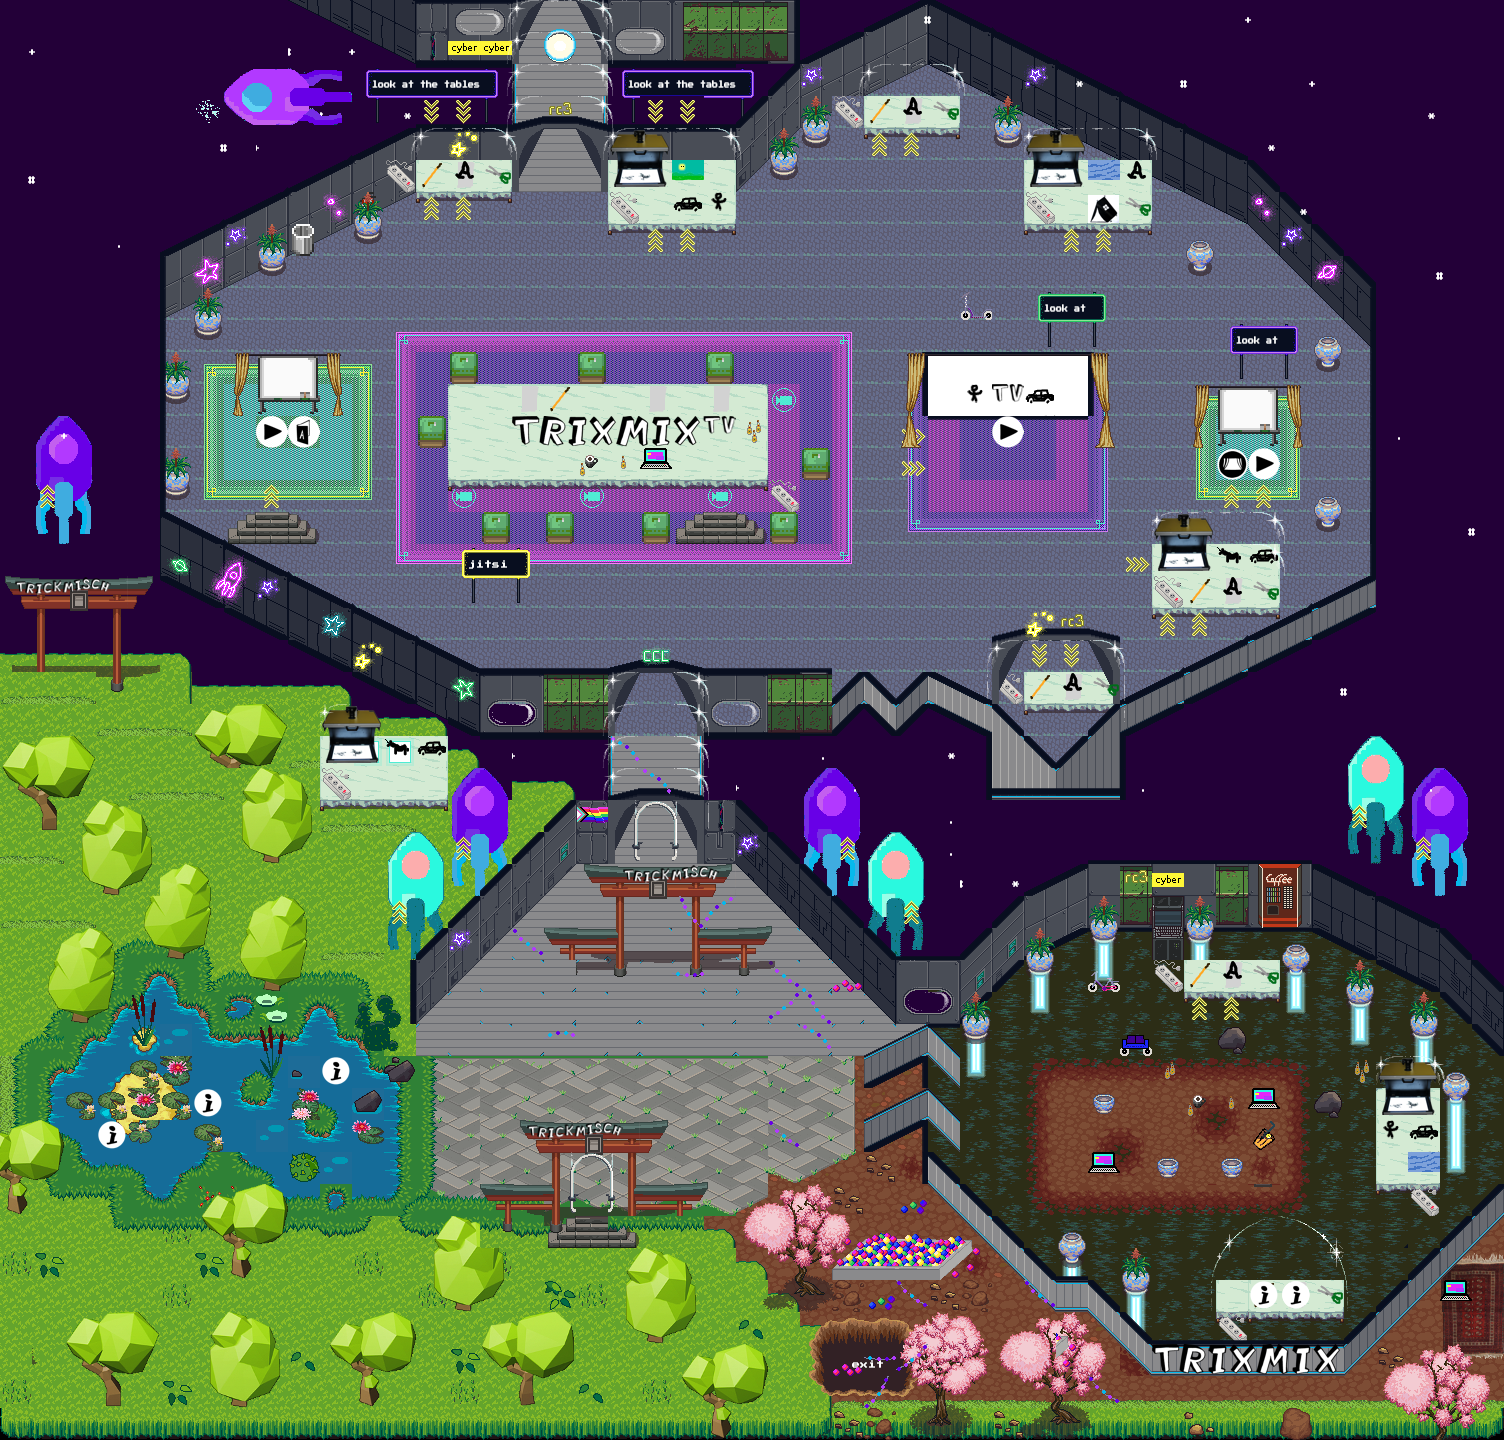

Rendered tile map (Tiled .tmx) drawn with the repository's tilesets; below, a short description and the map source with its tile grids summarised:
An orthogonal 47x45 tile map with 32x32 px tiles, 28 tile layers (start, exitUrl, silent, Tricktisch, ...), 21 tilesets.

<map version="1.4" tiledversion="1.4.3" orientation="orthogonal" renderorder="right-down" width="47" height="45" tilewidth="32" tileheight="32" infinite="0" nextlayerid="43" nextobjectid="1">
 <editorsettings>
  <export target="trixmix.json" format="json" />
 </editorsettings>
 <tileset firstgid="1" name="rc3-mullana-floor-wall" tilewidth="32" tileheight="32" tilecount="256" columns="16">
  <image source="tiles/rc3-mullana-floor-wall.png" width="512" height="512" />
 </tileset>
 <tileset firstgid="257" name="rc3-mullana-colors-128" tilewidth="32" tileheight="32" tilecount="128" columns="16">
  <image source="tiles/rc3-mullana-colors-128.png" width="512" height="256" />
 </tileset>
 <tileset firstgid="385" name="rc3-mullana-overlay" tilewidth="32" tileheight="32" tilecount="512" columns="16">
  <image source="tiles/rc3-mullana-overlay.png" width="512" height="1024" />
 </tileset>
 <tileset firstgid="897" name="dk_transports" tilewidth="32" tileheight="32" tilecount="48" columns="16">
  <image source="tiles/dk_transports.png" width="512" height="96" />
  <tile id="20">
   <animation>
    <frame tileid="20" duration="100" />
    <frame tileid="21" duration="100" />
    <frame tileid="22" duration="100" />
    <frame tileid="23" duration="100" />
    <frame tileid="24" duration="100" />
    <frame tileid="25" duration="100" />
    <frame tileid="26" duration="100" />
    <frame tileid="27" duration="100" />
    <frame tileid="28" duration="100" />
    <frame tileid="29" duration="100" />
   </animation>
  </tile>
  <tile id="36">
   <animation>
    <frame tileid="36" duration="100" />
    <frame tileid="37" duration="100" />
    <frame tileid="38" duration="100" />
    <frame tileid="39" duration="100" />
    <frame tileid="40" duration="100" />
    <frame tileid="41" duration="100" />
    <frame tileid="42" duration="100" />
    <frame tileid="43" duration="100" />
    <frame tileid="44" duration="100" />
    <frame tileid="45" duration="100" />
   </animation>
  </tile>
 </tileset>
 <tileset firstgid="945" name="tilesets_deviant_milkian_1" tilewidth="32" tileheight="32" tilecount="256" columns="16">
  <image source="tiles/tilesets_deviant_milkian_1.png" width="512" height="512" />
 </tileset>
 <tileset firstgid="1201" name="rc3_style_set" tilewidth="32" tileheight="32" tilecount="28" columns="4">
  <image source="tiles/rc3_style_set.png" width="128" height="224" />
 </tileset>
 <tileset firstgid="1229" name="08_right_mate_bottles_flora_full" tilewidth="32" tileheight="32" tilecount="4" columns="2">
  <image source="tiles/08_right_mate_bottles_flora_full.png" width="64" height="64" />
 </tileset>
 <tileset firstgid="1233" name="minideko" tilewidth="32" tileheight="32" tilecount="91" columns="7">
  <image source="tiles/minideko.png" width="224" height="416" />
  <tile id="25">
   <animation>
    <frame tileid="25" duration="450" />
    <frame tileid="26" duration="450" />
    <frame tileid="32" duration="450" />
    <frame tileid="33" duration="450" />
    <frame tileid="39" duration="450" />
    <frame tileid="40" duration="450" />
   </animation>
  </tile>
 </tileset>
 <tileset firstgid="1324" name="rc3-mullana-neon-signs" tilewidth="32" tileheight="32" tilecount="256" columns="16">
  <image source="tiles/rc3-mullana-neon-signs.png" width="512" height="512" />
  <tile id="5">
   <animation>
    <frame tileid="5" duration="300" />
    <frame tileid="69" duration="300" />
   </animation>
  </tile>
  <tile id="26">
   <animation>
    <frame tileid="26" duration="200" />
    <frame tileid="90" duration="490" />
   </animation>
  </tile>
  <tile id="28">
   <animation>
    <frame tileid="28" duration="220" />
    <frame tileid="44" duration="220" />
    <frame tileid="45" duration="220" />
    <frame tileid="12" duration="220" />
   </animation>
  </tile>
  <tile id="31">
   <animation>
    <frame tileid="31" duration="220" />
    <frame tileid="95" duration="490" />
   </animation>
  </tile>
 </tileset>
 <tileset firstgid="1580" name="official_rockets" tilewidth="32" tileheight="32" tilecount="80" columns="8">
  <image source="tiles/official_rockets.png" width="256" height="320" />
 </tileset>
 <tileset firstgid="1660" name="rc3-mullana-functionary" tilewidth="32" tileheight="32" tilecount="256" columns="16">
  <image source="tiles/rc3-mullana-functionary.png" width="512" height="512" />
 </tileset>
 <tileset firstgid="1916" name="text" tilewidth="32" tileheight="32" tilecount="1089" columns="33">
  <image source="tiles/text.png" width="1056" height="1056" />
  <tile id="198">
   <animation>
    <frame tileid="198" duration="160" />
    <frame tileid="231" duration="610" />
   </animation>
  </tile>
  <tile id="231">
   <animation>
    <frame tileid="198" duration="440" />
    <frame tileid="231" duration="200" />
   </animation>
  </tile>
  <tile id="265">
   <animation>
    <frame tileid="298" duration="120" />
    <frame tileid="265" duration="410" />
   </animation>
  </tile>
  <tile id="298">
   <animation>
    <frame tileid="265" duration="250" />
    <frame tileid="298" duration="490" />
   </animation>
  </tile>
 </tileset>
 <tileset firstgid="3005" name="mapUtilities" tilewidth="32" tileheight="32" tilecount="9" columns="9">
  <image source="tiles/mapUtilities.png" width="288" height="32" />
  <tile id="3">
   <properties>
    <property name="collides" type="bool" value="true" />
   </properties>
  </tile>
 </tileset>
 <tileset firstgid="3014" name="build_atlas" tilewidth="32" tileheight="32" tilecount="1024" columns="32">
  <image source="tiles/build_atlas.png" width="1024" height="1024" />
 </tileset>
 <tileset firstgid="4038" name="terrain" tilewidth="32" tileheight="32" tilecount="483" columns="21">
  <image source="tiles/terrain.png" width="672" height="736" />
 </tileset>
 <tileset firstgid="4521" name="trees_2" tilewidth="32" tileheight="32" tilecount="72" columns="8">
  <image source="tiles/trees_2.png" width="256" height="288" />
 </tileset>
 <tileset firstgid="4593" name="obj_misk_atlas" tilewidth="32" tileheight="32" tilecount="1024" columns="32">
  <image source="tiles/obj_misk_atlas.png" width="1024" height="1024" />
 </tileset>
 <tileset firstgid="5617" name="scifitiles-sheet" tilewidth="32" tileheight="32" tilecount="84" columns="14">
  <image source="tiles/scifitiles-sheet.png" width="448" height="192" />
 </tileset>
 <tileset firstgid="5701" name="trixmix_tiles" tilewidth="32" tileheight="32" tilecount="27" columns="9">
  <image source="tiles/trixmix_tiles.png" width="288" height="96" />
 </tileset>
 <tileset firstgid="5728" name="Itales" tilewidth="32" tileheight="32" tilecount="625" columns="25">
  <image source="tiles/Itales.png" width="800" height="800" />
 </tileset>
 <tileset firstgid="6353" name="trixmix_tiles_neu" tilewidth="32" tileheight="32" tilecount="35" columns="7">
  <image source="tiles/trixmix_tiles_neu.png" width="224" height="160" />
 </tileset>
 <layer id="22" name="start" width="47" height="45">
  <properties>
   <property name="startLayer" type="bool" value="true" />
  </properties>
  <data>[2115 cells, 30 non-empty, 2 distinct tile ids]</data>
 </layer>
 <layer id="24" name="exitUrl" width="47" height="45">
  <properties>
   <property name="exitSceneUrl" value="main.json#fromTrixmix" />
  </properties>
  <data>[2115 cells, 13 non-empty, 1 distinct tile ids]</data>
 </layer>
 <layer id="25" name="silent" width="47" height="45">
  <properties>
   <property name="silent" type="bool" value="true" />
  </properties>
  <data>[2115 cells, 50 non-empty, 1 distinct tile ids]</data>
 </layer>
 <layer id="27" name="Tricktisch" width="47" height="45">
  <properties>
   <property name="openWebsite" value="https://trixmix.tv/comic_film.html" />
  </properties>
  <data>[2115 cells, 57 non-empty, 1 distinct tile ids]</data>
 </layer>
 <layer id="28" name="Zeichentisch" width="47" height="45">
  <properties>
   <property name="openWebsite" value="https://trixmix.tv/zeichnung.html" />
  </properties>
  <data>[2115 cells, 15 non-empty, 1 distinct tile ids]</data>
 </layer>
 <layer id="31" name="trixmix -Kino" width="47" height="45">
  <properties>
   <property name="openWebsite" value="https://www.trixmix.tv/comic_film.html?demo_mode=true#load_comic=8d2785fa3415a5383ee23a5eacd34648_1" />
  </properties>
  <data>[2115 cells, 102 non-empty, 1 distinct tile ids]</data>
 </layer>
 <layer id="35" name="Trickmisch Kino" width="47" height="45">
  <properties>
   <property name="openWebsite" value="https://trickmisch.de/video.php?name=tigertee" />
  </properties>
  <data>[2115 cells, 16 non-empty, 1 distinct tile ids]</data>
 </layer>
 <layer id="37" name="PDF" width="47" height="45" locked="1">
  <properties>
   <property name="openWebsite" value="https://trickmisch.de/video.php?name=tigertee" />
  </properties>
  <data>[2115 cells, 22 non-empty, 1 distinct tile ids]</data>
 </layer>
 <layer id="41" name="info" width="47" height="45">
  <properties>
   <property name="openWebsite" value="https://trixmix.tv/anleitung.html" />
  </properties>
  <data>[2115 cells, 88 non-empty, 1 distinct tile ids]</data>
 </layer>
 <layer id="36" name="vokabel-arabisch" width="47" height="45">
  <properties>
   <property name="openWebsite" value="https://trickmisch.de/memory.html#arabisch" />
  </properties>
  <data>[2115 cells, 9 non-empty, 1 distinct tile ids]</data>
 </layer>
 <layer id="40" name="vokabel-japanisch" width="47" height="45">
  <properties>
   <property name="openWebsite" value="https://trickmisch.de/memory.html#japanisch" />
  </properties>
  <data>[2115 cells, 8 non-empty, 1 distinct tile ids]</data>
 </layer>
 <layer id="38" name="vokabel-türkisch" width="47" height="45">
  <properties>
   <property name="openWebsite" value="https://trickmisch.de/memory.html#tuerkisch" />
  </properties>
  <data>[2115 cells, 18 non-empty, 2 distinct tile ids]</data>
 </layer>
 <layer id="39" name="vokabel-eng" width="47" height="45">
  <properties>
   <property name="openWebsite" value="https://trickmisch.de/memory.html#englisch" />
  </properties>
  <data>[2115 cells, 8 non-empty, 1 distinct tile ids]</data>
 </layer>
 <layer id="26" name="jitsiRoomTrixmix" width="47" height="45">
  <properties>
   <property name="jitsiRoom" value="trixmix" />
  </properties>
  <data>[2115 cells, 120 non-empty, 1 distinct tile ids]</data>
 </layer>
 <layer id="42" name="jitsiRoomTrickmisch" width="47" height="45">
  <properties>
   <property name="jitsiRoom" value="trickmisch" />
  </properties>
  <data>[2115 cells, 45 non-empty, 1 distinct tile ids]</data>
 </layer>
 <layer id="23" name="collider_layer" width="47" height="45">
  <data>[2115 cells, 283 non-empty, 2 distinct tile ids]</data>
 </layer>
 <layer id="12" name="floor" width="47" height="45">
  <data>[2115 cells, 2115 non-empty, 43 distinct tile ids]</data>
 </layer>
 <layer id="21" name="carpet" width="47" height="45">
  <data>[2115 cells, 544 non-empty, 174 distinct tile ids]</data>
 </layer>
 <layer id="14" name="walkways" width="47" height="45">
  <data>[2115 cells, 179 non-empty, 43 distinct tile ids]</data>
 </layer>
 <objectgroup id="34" name="Objektebene 2" />
 <layer id="9" name="backwall" width="47" height="45">
  <data>[2115 cells, 219 non-empty, 48 distinct tile ids]</data>
 </layer>
 <layer id="17" name="furniture" width="47" height="45">
  <data>[2115 cells, 237 non-empty, 87 distinct tile ids]</data>
 </layer>
 <layer id="19" name="deko_below" width="47" height="45">
  <data>[2115 cells, 33 non-empty, 11 distinct tile ids]</data>
 </layer>
 <layer id="32" name="signs" width="47" height="45">
  <data>[2115 cells, 80 non-empty, 25 distinct tile ids]</data>
 </layer>
 <layer id="33" name="text" width="47" height="45">
  <data>[2115 cells, 23 non-empty, 11 distinct tile ids]</data>
 </layer>
 <objectgroup id="10" name="floorLayer" />
 <layer id="8" name="frontwall" width="47" height="45">
  <data>[2115 cells, 422 non-empty, 186 distinct tile ids]</data>
 </layer>
 <layer id="15" name="ceiling_dekor" width="47" height="45">
  <data>[2115 cells, 314 non-empty, 48 distinct tile ids]</data>
 </layer>
 <layer id="18" name="front_decor" width="47" height="45">
  <data>[2115 cells, 215 non-empty, 87 distinct tile ids]</data>
 </layer>
 <layer id="16" name="ceiling_glas" width="47" height="45">
  <data>[2115 cells, 175 non-empty, 54 distinct tile ids]</data>
 </layer>
</map>
